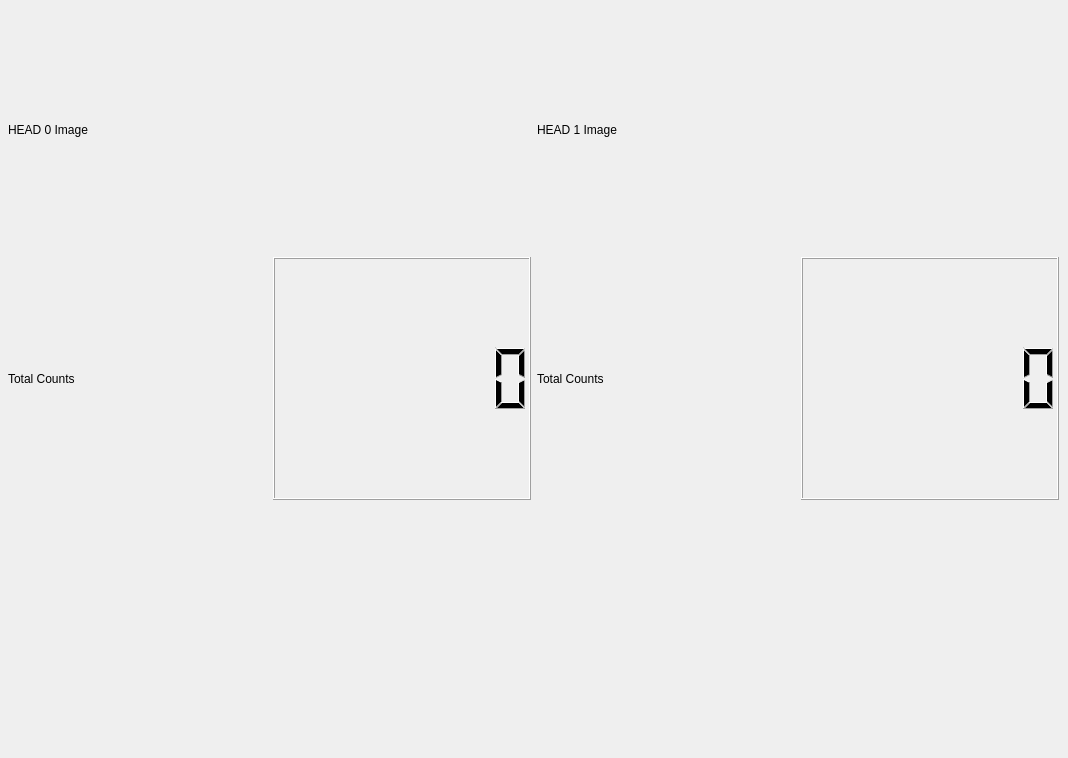
      <widget class="QWidget" name="spad_arrays_tab">
       <attribute name="title">
        <string>SPAD Arrays</string>
       </attribute>
       <widget class="QWidget" name="layoutWidget">
        <property name="geometry">
         <rect>
          <x>8</x>
          <y>8</y>
          <width>1051</width>
          <height>741</height>
         </rect>
        </property>
        <layout class="QGridLayout" name="gridLayout_4">
         <item row="0" column="0">
          <layout class="QVBoxLayout" name="verticalLayout_8">
           <item>
            <widget class="QLabel" name="head_0_label">
             <property name="text">
              <string>HEAD 0 Image</string>
             </property>
            </widget>
           </item>
           <item>
            <layout class="QHBoxLayout" name="horizontalLayout_2">
             <item>
              <widget class="QLabel" name="label_39">
               <property name="text">
                <string>Total Counts</string>
               </property>
              </widget>
             </item>
             <item>
              <widget class="QLCDNumber" name="totalCount_H0">
               <property name="digitCount">
                <number>7</number>
               </property>
              </widget>
             </item>
            </layout>
           </item>
           <item>
            <widget class="ImageView" name="head_0_heatmap" native="true"/>
           </item>
          </layout>
         </item>
         <item row="0" column="1">
          <layout class="QVBoxLayout" name="verticalLayout_7">
           <item>
            <widget class="QLabel" name="head_1_label">
             <property name="text">
              <string>HEAD 1 Image</string>
             </property>
            </widget>
           </item>
           <item>
            <layout class="QHBoxLayout" name="horizontalLayout_4">
             <item>
              <widget class="QLabel" name="label_40">
               <property name="text">
                <string>Total Counts</string>
               </property>
              </widget>
             </item>
             <item>
              <widget class="QLCDNumber" name="totalCount_H1">
               <property name="digitCount">
                <number>7</number>
               </property>
              </widget>
             </item>
            </layout>
           </item>
           <item>
            <widget class="ImageView" name="head_1_heatmap" native="true"/>
           </item>
          </layout>
         </item>
        </layout>
       </widget>
      </widget>
